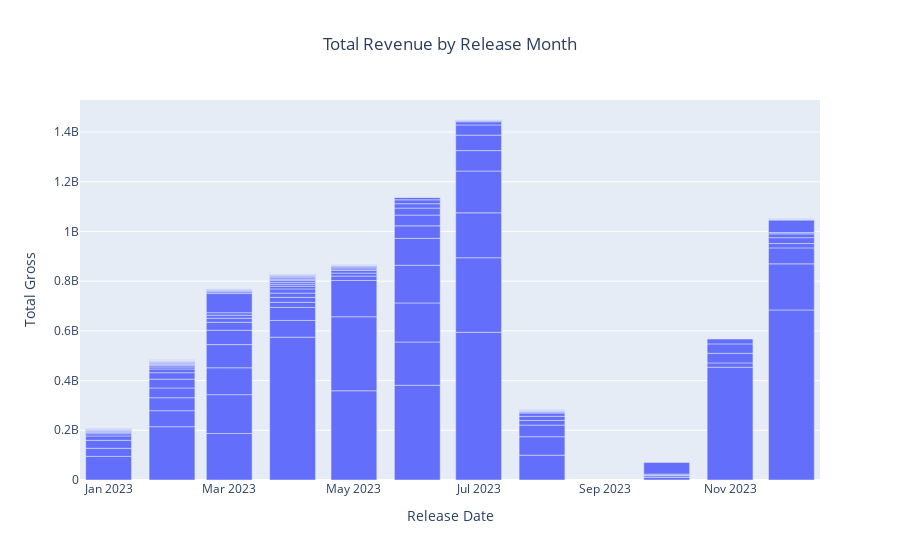

Here is the notebook cell this chart was saved with:
### Code cell
fig = px.bar(data_frame=multivar , x='release date' , y='total gross' , 
            #color='distributor' 
                title='Total Revenue by Release Month',
labels={'release date' : 'Release Date' , 'distributor' : 'Distributor' , 'total gross' : 'Total Gross'})

fig.update_layout(title_x=0.5)
fig.show()

### Figure 1 — Plotly figure (JSON) as saved in the notebook; plotly's stock layout.template omitted (floating-point values rounded to 4 significant figures; data arrays with more than 128 entries replaced by an {"elided": "..."} marker saying what was removed)
{"data": [{"alignmentgroup": "True", "hovertemplate": "Release Date=%{x}<br>Total Gross=%{y}<extra></extra>", "legendgroup": "", "marker": {"color": "#636efa", "pattern": {"shape": ""}}, "name": "", "offsetgroup": "", "orientation": "v", "showlegend": false, "textposition": "auto", "type": "bar", "x": {"elided": "199 str values"}, "xaxis": "x", "y": {"elided": "199 int values"}, "yaxis": "y"}], "layout": {"barmode": "relative", "legend": {"tracegroupgap": 0}, "title": {"text": "Total Revenue by Release Month", "x": 0.5}, "xaxis": {"anchor": "y", "domain": [0, 1], "title": {"text": "Release Date"}}, "yaxis": {"anchor": "x", "domain": [0, 1], "title": {"text": "Total Gross"}}}}
